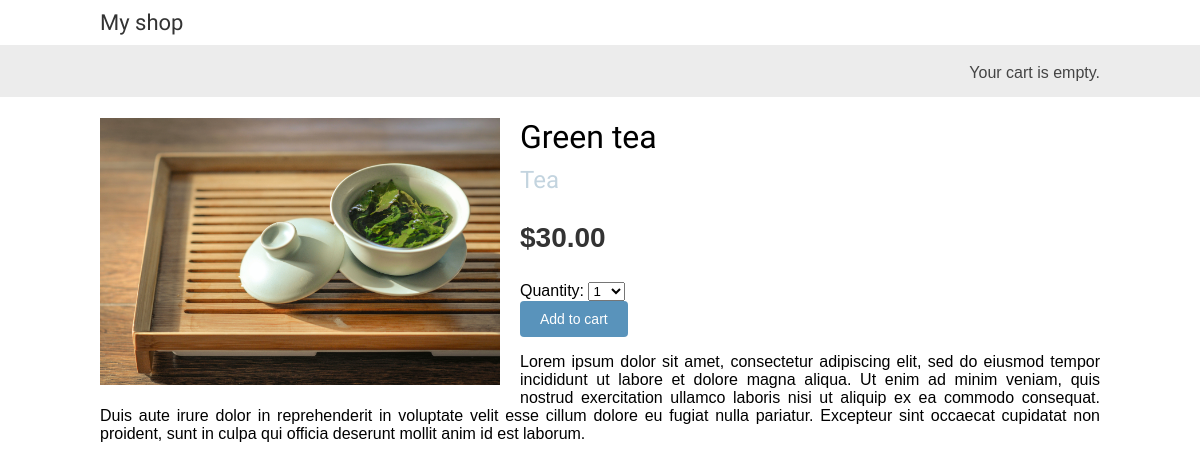
Page /1/green-tea/ on the committed database.
### shop/models.py (models this page shows, shortened)
class Product(models.Model):
    category = models.ForeignKey(Category,related_name='products',on_delete=models.CASCADE)
    name = models.CharField(max_length=200)
    slug = models.SlugField(max_length=200)
    image = models.ImageField(upload_to='products/%Y/%m/%d',blank=True)
    description = models.TextField(blank=True)
    price = models.DecimalField(max_digits=10,decimal_places=2)
    available=models.BooleanField(default=True)
    created = models.DateTimeField(auto_now_add=True)
    updated = models.DateTimeField(auto_now = True)
    class Meta:
        ordering = ['name']
        indexes = [
            models.Index(fields=['id','slug']),
            models.Index(fields=['name']),
            models.Index(fields=['-created']),
        ]

class Category(models.Model):
    name = models.CharField(max_length=200)
    slug = models.SlugField(max_length=200,unique=True)
    class Meta:
        ordering  = ['name']
        indexes = [models.Index(fields=['name']),]
        verbose_name = 'category'
        verbose_name_plural = 'categories'
    def __str__(self):
        return self.name
    def get_absolute_url(self):
        return reverse("shop:product_list_by_category", args=[self.slug])

### shop/views.py (the view)
# urls.py: path('<int:id>/<slug:slug>/',views.product_detail,name='product_detail'),
def product_detail(request,id,slug):
    product = get_object_or_404(Product,id=id,slug=slug,available=True)
    cart_product_form = CartAddProductForm()
    return render(request,'shop/product/detail.html',{'product':product,'cart_product_form':cart_product_form})

### cart/forms.py
class CartAddProductForm(forms.Form):
    quantity = forms.TypedChoiceField(choices = PRODUCT_QUANTITY_CHOICES,coerce=int)
    override = forms.BooleanField(required=False,initial=False,widget=forms.HiddenInput)

### cart/cart.py (called while the page is built)
    def __len__(self):
        return sum(item['quantity'] for item in self.cart.values())

### cart/context_processors.py (called while the page is built)
def cart(request):
    return {'cart': Cart(request)}

### shop/templates/shop/product/detail.html (shortened to what this page needs)
{% extends 'shop/base.html' %} {% load static %}  {% block content %}
<div class="product-detail">
  <img
    src="{% if product.image %}{{ product.image.url }}{% else %}{% static 'img/no_img.png' %}{% endif %}"
  />
  <h1>{{ product.name }}</h1>
  <h2>
    <a href="{{ product.category.get_absolute_url }}">{{ product.category }}</a>
  </h2>
  <p class="price">${{ product.price }}</p>
  <form action="{% url 'cart:cart_add' product.id %}" method="post">
    {{ cart_product_form }} {% csrf_token %}
    <input type="submit" value="Add to cart" />
  </form>
  {{ product.description|linebreaks }}
</div>
{% endblock content %}

### shop/templates/shop/base.html (shortened to what this page needs)
{% load static %}
<!DOCTYPE html>
<html lang="en">
<head>
    <link rel="stylesheet" href="{% static 'css/base.css' %}">
</head>
<body>
    <div id="header"><a href="/" class="logo">My shop</a></div>
    <div id="subheader">
        <div class="cart">
            {% with total_items=cart|length %}
              {% if total_items > 0 %}
              Your cart:
              <a href="{% url 'cart:cart_detail' %}">
                {{ total_items }} item{{ total_items|pluralize }},
                ${{ cart.get_total_price }}
              </a>
              {% elif not order %}
              Your cart is empty.
              {% endif %}
            {% endwith %}
        </div>
    </div>
    <div id="content">
    {% block content %}
    {% endblock content %}
        </div>
</body>
</html>

### shop/static/css/base.css (style rules this page uses)
body { margin:0; padding:0; font-family:helvetica, sans-serif; }
h1, h2, h3, h4, h5 , h6 { font-family: 'Ubuntu', sans-serif; font-weight:normal; }
a { text-decoration:none; color:#c3d4df; }
a.button, input[type="submit"] { color:#fff; background:#5993bb; border-radius:4px; padding:10px 20px; font-size:14px; border:0; }
#header { padding:10px 100px; font-size:18px; overflow:auto; }
#subheader { background:#ececec; color:#444; padding:15px 100px; overflow:auto; }
#header .logo { font-family: 'Ubuntu', sans-serif; float:left; color:#333; font-size:22px; margin-right:10%; }
#subheader .cart { float:right; padding-top:4px; }
#content { padding:0 100px; overflow:hidden; }
.product-detail { text-align:justify; }
.product-detail .price { color:#333; font-size:28px; font-weight:bold; }
.product-detail img { width:40%; float:left; padding:0 20px 20px 0; }
.product-detail h1 { margin-bottom:0; }
.product-detail h2 { margin-top:10px; }

### rows in the picture
Product: image (picture), name "Green tea", category "Tea", price "30.00", description "Lorem ipsum dolor sit amet, consectetur adipiscing elit, sed do eiusmod tempor incididunt ut labore et dolore magna aliqua. Ut enim ad minim veniam, quis nostrud exercitation ullamco laboris nisi ut aliquip ex ea commodo consequat. Duis aute irure dolor in reprehenderit in voluptate velit esse cillum dolore eu fugiat nulla pariatur. Excepteur sint occaecat cupidatat non proident, sunt in culpa qui officia deserunt mollit anim id est laborum."
